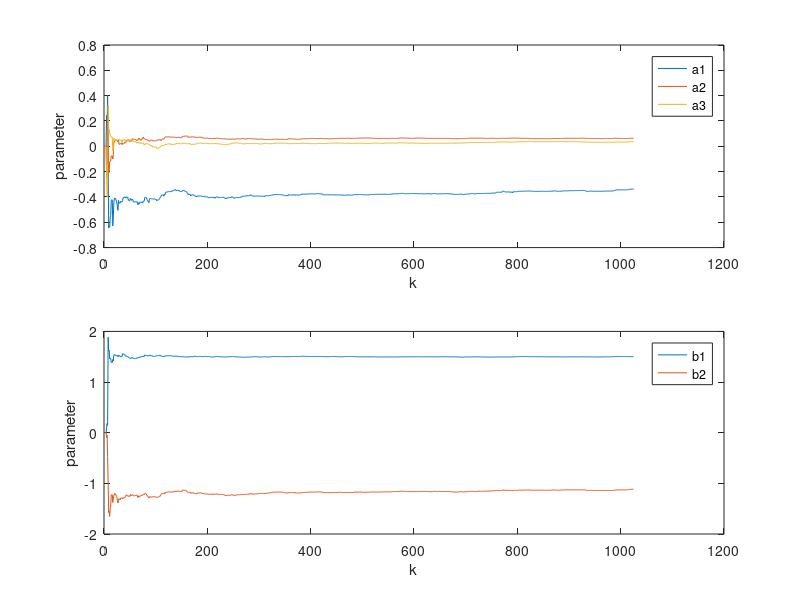
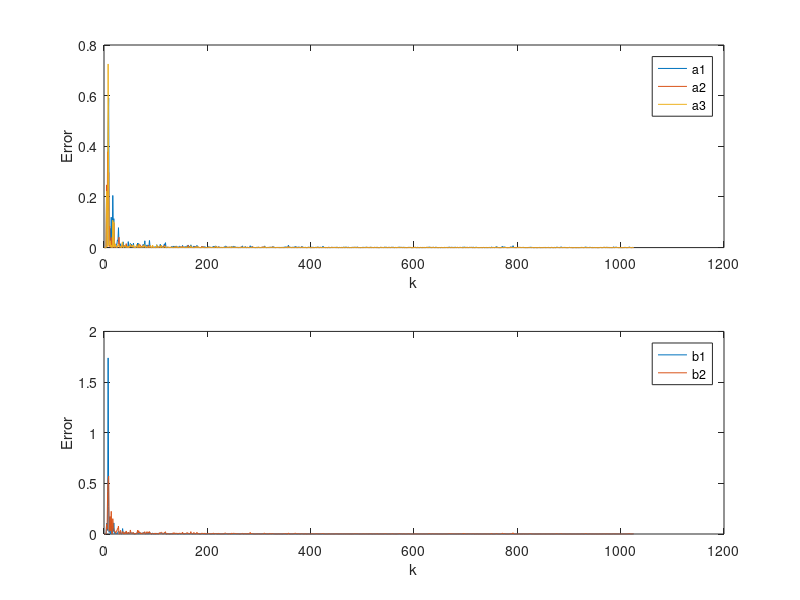

Write the MATLAB code that produced these figures, in order. (Note: this script raises an error after producing the figures.)
%% EECE 574 Self-tuning
%% Author: Holguer A. Becerra
%% assignment 1.
%% Professor: Guy Dummont.
%% RLS Configurable

clear
clc
load data2017.mat

u=detrend(data(:,1)); %System Input
y=detrend(data(:,2)); %System Output


%% 
na=3;% system order for Ay
nb=2;% system order for Bx
nk=1;% delay
%% size of the SISO
m=length(u);
%% Initialize variables.
theta=zeros(1,na+nb)'; % create a zero vector for the coefficients a and b, 2 for a 2 for b


alpha=1e4; %%init factor
P=alpha*eye(na+nb); % Covariance Matrix
lambda=1; % Forgetting Factor
lambda_inv=1/lambda; % inverse Forgetting Factor
%% for errors and parameters graphs
coeffs_historial=zeros(na+nb,m);
coeffs_historial_error=zeros(na+nb,m);
%% algorithm
for k=(na+nb):m,%%sweeping out y
    %taking the new seeds for the coefficients estimation or observations,
    %2 samples behind
    xt=[];
    for order=1:na,
        xt=[xt -y(k-order)];
    end
    for order=1:nb,
        xt=[xt u(k-order)];
    end
    %% RLS calculations
    x=xt';%x from xT
    %calculating P cvariance matrix
    P=lambda_inv*(P-(P*x*xt*P)/(lambda+xt*P*x));
    %taking the covariance matrix calculate and update the weights (Thetha, which are A(t), and B(t) coeffiecients)
    theta_prev=theta;
    theta=theta-P*x*(xt*theta-y(k));
               %____
                 %|
                 %.-> K(t+1)=P*x=P(t+1)*x(t+1)
    %% save the progress of each coefficients to see the convergence, and
    %error. 
    for order=1:na,
        coeffs_historial(order,k)=theta(order);
        coeffs_historial_error(order,k)=abs(coeffs_historial(order,k)-theta_prev(order));
    end
    for order=1:nb,
        coeffs_historial(order+na,k)=theta(order+na);
        coeffs_historial_error(order+na,k)=abs(coeffs_historial(order+na,k)-theta_prev(order+na));
    end

    %% taking out the coeficcients
    a=[];
    b=[];
    for order=1:na,
       a=[a theta(order,1)];
    end
    for order=1:nb,
       b=[b theta(na+order,1)];
    end

end

%% Graph Parameters
texto=[];
figure;
subplot(2,2,[1,2])
for order=1:(na),
    plot(coeffs_historial(order,:));
    texto= [texto;sprintf('a%d',order)];
    hold on;
end
legend(texto);
xlabel('k')
ylabel('parameter')
texto=[];
subplot(2,2,[3,4])
for order=1:(nb),
    plot(coeffs_historial(order+na,:));
    texto= [texto;sprintf('b%d',order)];
    hold on;
end
legend(texto);
xlabel('k')
ylabel('parameter')


%% GRAPH Errors
texto=[];
figure;
subplot(2,2,[1,2])
for order=1:(na),
    plot(coeffs_historial_error(order,:));
    texto= [texto;sprintf('a%d',order)];
    pointText=['min a' num2str(order) '=' num2str(coeffs_historial_error(order,m))];
    %text(m,coeffs_historial_error(order,m)+0.1*order,pointText,'HorizontalAlignment','right');
    hold on;
end

legend(texto);
xlabel('k')
ylabel('Error')
texto=[];
subplot(2,2,[3,4])
for order=1:(nb),
    plot(coeffs_historial_error(order+na,:));
    texto= [texto;sprintf('b%d',order)];
    pointText=['min b' num2str(order) '=' num2str(coeffs_historial_error(order+na,m))];
    %text(m,coeffs_historial_error(order+na,m)+0.1*order,pointText,'HorizontalAlignment','right');
    hold on;
end
legend(texto);
xlabel('k')
ylabel('Error')

%% taking out the coeficcients
a=[];
b=[];
for order=1:na,
   a=[a theta(order,1)];
end
for order=1:nb,
   b=[b theta(na+order,1)];
end
   
u1=u;%copy of the input signal
numerator=b;
denomi=[1 a];
yestimate=dlsim(numerator,denomi,u1);%simulation of a discrete linear system to calculate Y estimated

% %%
% corre_value= correlate_signals(y,yestimate);%%calculate the correlation between the 2 signals, the higher the value the
% %more correlated or similar the signals are.
% str=sprintf('similarity= %f%%', corre_value);
% %%plot the results.
% figure;
% plot(yestimate,'r');
% hold on;
% plot(y,'b');
% grid on;
% xlabel('samples number');
% ylabel('System Response');
% dim = [0.2 0.6 0.3 0.3];
% annotation('textbox',dim,'String',str,'FitBoxToText','on');
% legend('Identified Model','Orginal Model');

%% system comparison and verification
A=[1 a];
B=[b];
%C = [1 r1 r2];
arx1red=idpoly(denomi,numerator);%,[1 r1 r2],1); 
zi=iddata(y(500+nk:1024+nk),u(500:1024),2); 
compare(zi,arx1red);

